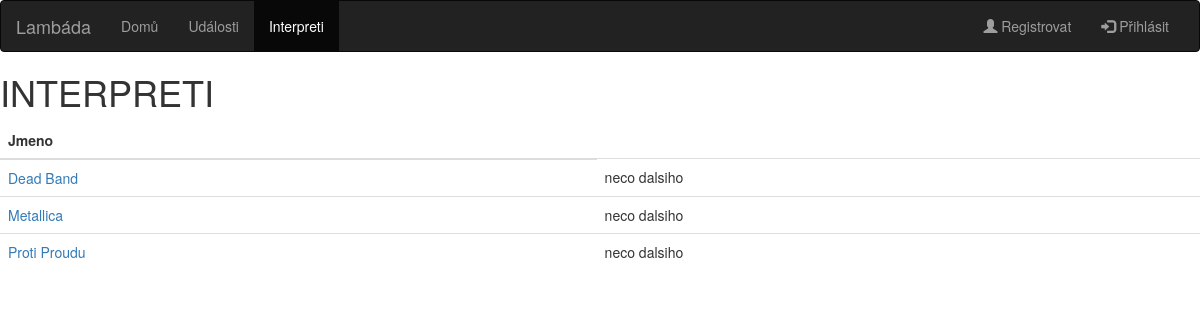
Page /interpreti.php on the committed database.
### tables this page shows
CREATE TABLE interpret (
  jmeno VARCHAR(50), 
  zanr VARCHAR(20),
  dat_vzniku DATE,
  dat_rozpusteni DATE,
  label VARCHAR(20)
);

### interpreti.php (the view, shortened to what this page needs)
<!DOCTYPE html>
<html>
	<head>
		<link rel="stylesheet" href="https://maxcdn.bootstrapcdn.com/bootstrap/3.3.7/css/bootstrap.min.css">
	</head>
	<body>
		<?php include 'database.php'; ?>
		<nav class="navbar navbar-inverse">
			<div class="container-fluid">
				<div class="navbar-header">
					<a class="navbar-brand" href="index.php">Lambáda</a>
				</div>
				<div class="collapse navbar-collapse" id="myNavbar">
					<ul class="nav navbar-nav">
						<li><a href="index.php">Domů</a></li>
						<li><a href="udalosti.php">Události</a></li>
						<li class="active"><a href="interpreti.php">Interpreti</a></li>
					</ul>
					<ul class="nav navbar-nav navbar-right <?php if (isset($_SESSION['uzivatel'])) echo hidden?>">
						<li><a href="registration.php"><span class="glyphicon glyphicon-user"></span> Registrovat</a></li>
						<li><a href="#" id="loginPopover" data-toggle="popover" title="Přihlášení" data-placement="bottom" data-html="true" data-content='<?=$loginForm?>'><span class="glyphicon glyphicon-log-in"></span> Přihlásit</a></li>
					</ul>
				</div>
			</div>
		</nav>
		<h1>INTERPRETI</h1>
		<?php
		$sql = "SELECT jmeno FROM interpret";
		$result = $conn->query($sql);
		if ($result->num_rows > 0) {
			echo "<table class='table table-hover'>";
			echo "<thead><tr><th>Jmeno</th></tr></thead>";
			echo "<tbody>";
			while($row = $result->fetch_assoc()) {
				echo "<tr>";
				echo "<td><a href = 'kapela.php?jmeno=" .$row["jmeno"]. "'>" .$row["jmeno"]. "</a></td>";
				echo "<td>neco dalsiho</td>";
				echo "</tr>";
			}
			echo "</tbody>";
			echo "</table>";
		}
		?>
	</body>
</html>

### rows in the picture
interpret: jmeno "Dead Band"
interpret: jmeno "Metallica"
interpret: jmeno "Proti Proudu"
